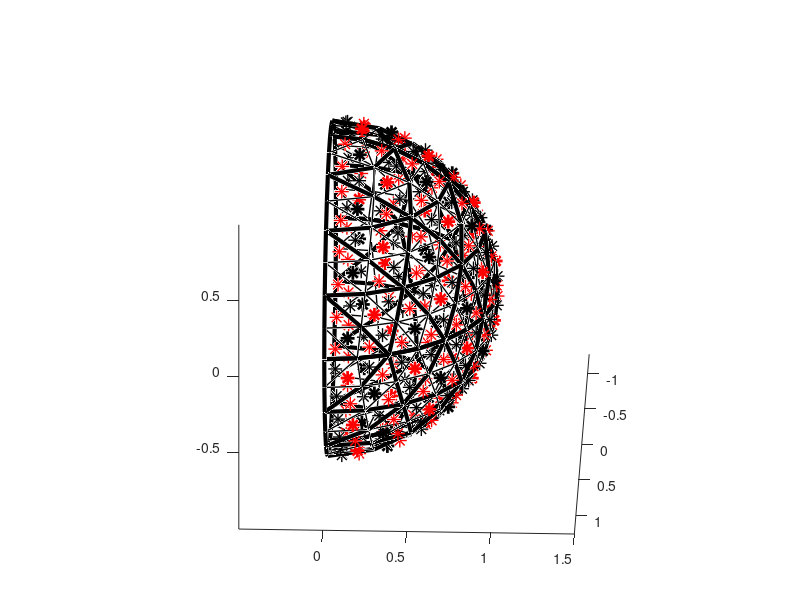

Write the MATLAB code that produced this figure.
% RR_sphere_grid_octahedral
%
% This (stand-alone) code develops a grid over the sphere that has overall
% red/black ordering and octahedral symmetry.  It starts by developing a
% triangular grid in lat/lon coordinates over each octant of the sphere,
% then shifts and reflects it around.  Note that six (triangular) voronoi
% cells meet up at their vertices almost everywhere, except at the six
% vertices of an octahedron, where four (triangular) voronoi cells meet up.
%
% The symbols that are boldfaced are those that are kept when you do a 2x
% coarsening of the grid (for multigrid acceleration when solving elliptic
% eqns on this grid), which of course retains the overall red/black ordering.
%
% Note #1: applying some "numerical Tammes problem" regularization would nudge
% this grid a bit, making it slightly more regular while retaining its
% connectivity, but it’s already pretty uniform, given that there is no
% getting around Euler’s formula V-E+F=2.  This construction should already be
% "pretty close" to a solution of Tammes problem for the number of 8*n^2 points
% that it uses,
%
% Note #2: Icosahedral, dodecahedral, cubic, and tetrahedral  symmetry do not
% achieve overall red/black ordering, so are not nearly as good for multigrid!
%
%% Renaissance Repository, https://github.com/tbewley/RR (Renaissance Packings)
%% Copyright 2025 by Thomas Bewley, and published under the BSD 3-Clause LICENSE
% Related preliminary work in collaboration with Joe Cessna (see his thesis).

clear; figure(1); clf; R=1; n=4; N=2^3; % Try n=2,3,4,...
total_gridpoints=8*N^2

% uncomment one of the following three lines for plot of interest.
% for oct=1:1   % uncomment for first octant only
for oct=1:2:7   % uncomment for western  hemisphere only
% for oct=1:4   % uncomment for northern hemisphere only

switch oct
    case 1, hem=+1; marker1='r*'; marker2='k*';  offset=0;
    case 2, hem=+1; marker1='r*'; marker2='k*';  offset=180;
    case 3, hem=+1; marker1='k*'; marker2='r*';  offset=90;
    case 4, hem=+1; marker1='k*'; marker2='r*';  offset=270;
    case 5, hem=-1; marker1='k*'; marker2='r*';  offset=0;
    case 6, hem=-1; marker1='k*'; marker2='r*';  offset=180;
    case 7, hem=-1; marker1='r*'; marker2='k*';  offset=90;
    case 8, hem=-1; marker1='r*'; marker2='k*';  offset=270;
end        

for i=1:N+1
   lat(i,[1:N+2-i])=hem*90*(i-1)/(N);
   if i>1, for j=1:i
       lon(N+2-i,j)=90*(j-1)/(i-1)+offset;
   end, end
end
lon(N+1,1)=45+offset;
for i=1:N+1; for j=1:N+2-i
   x(i,j)=R*cosd(lat(i,j))*cosd(lon(i,j));
   y(i,j)=R*cosd(lat(i,j))*sind(lon(i,j));
   z(i,j)=R*sind(lat(i,j));
end, end
figure(1), hold on, axis equal, axis tight
for i=1:N
   for j=1:N+1-i
       if mod(j,2)==1, lw=3; else lw=1; end
       plot3([x(i,j) x(i+1,j)],[y(i,j) y(i+1,j)],[z(i,j) z(i+1,j)],"k-","LineWidth",lw);
       if mod(i,2)==1, lw=3; else lw=1; end
       plot3([x(i,j) x(i,j+1)],[y(i,j) y(i,j+1)],[z(i,j) z(i,j+1)],"k-","LineWidth",lw);
       if mod(i+j,2)==1, lw=3; else lw=1; end
       plot3([x(i+1,j) x(i,j+1)],[y(i+1,j) y(i,j+1)],[z(i+1,j) z(i,j+1)],"k-","LineWidth",lw);
   end
end

for i=1:N, for j=1:N+1-i
   latR(i,j)=(lat(i,j) + lat(i+1,j) + lat(i,j+1))/3;
   lonR(i,j)=(lon(i,j) + lon(i+1,j) + lon(i,j+1))/3;
end, end
lonR(N,1)=45+offset;
for i=1:N; for j=1:N+1-i
   xR(i,j)=R*cosd(latR(i,j))*cosd(lonR(i,j));
   yR(i,j)=R*cosd(latR(i,j))*sind(lonR(i,j));
   zR(i,j)=R*sind(latR(i,j));
end, end
for i=1:N; for j=1:N+1-i
   if mod(i,2)==0 & mod(j,2)==0, lw=2; else, lw=1; end 
   plot3(xR(i,j),yR(i,j),zR(i,j),marker1,"MarkerSize",10,'linewidth',lw);
end, end

for i=2:N, for j=1:N+1-i
   latB(i,j)=(lat(i,j) + lat(i-1,j+1) + lat(i,j+1))/3;
   lonB(i,j)=(lon(i,j) + lon(i-1,j+1) + lon(i,j+1))/3;
end, end
for i=2:N; for j=1:N+1-i
   xB(i,j)=R*cosd(latB(i,j))*cosd(lonB(i,j));
   yB(i,j)=R*cosd(latB(i,j))*sind(lonB(i,j));
   zB(i,j)=R*sind(latB(i,j));
end, end
for i=2:N; for j=1:N+1-i
   if mod(i,2)==0 & mod(j,2)==1, lw=2; else, lw=1; end 
   plot3(xB(i,j),yB(i,j),zB(i,j),marker2,"MarkerSize",10,'linewidth',lw);
end, end

end
view(92,25)
